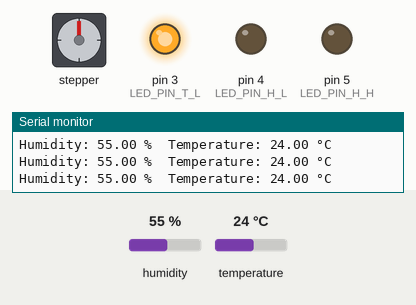
The sketch below on a simulated Arduino Uno, built with avr-gcc and run on an emulated ATmega328P. On the bench: stepper motor, output pins drawn as LEDs (lit = HIGH), the last lines printed to the serial monitor. The test bench sets the inputs (shaded band); at power-on: humidity 55 %, temperature 24 °C. Stepper angles assume 2048 steps per turn.

Above: at 4.8 s.
4.9 s: humidity set to 79 %
8.9 s: humidity set to 82 %
At 11.5 s:
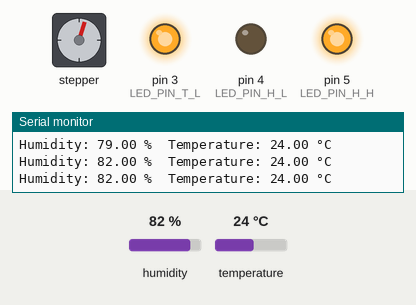
At 12.12 s:
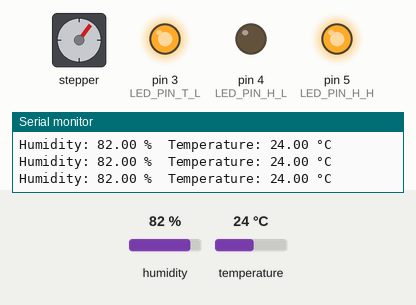
12.9 s: temperature set to 28 °C
19.3 s: temperature set to 31 °C
At 27.02 s:
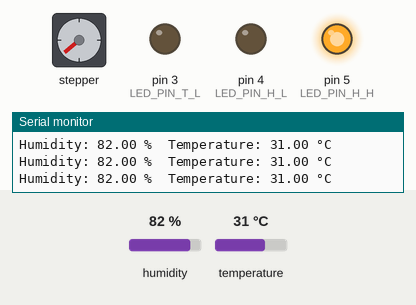
27.2 s: humidity set to 22 %
At 28.22 s:
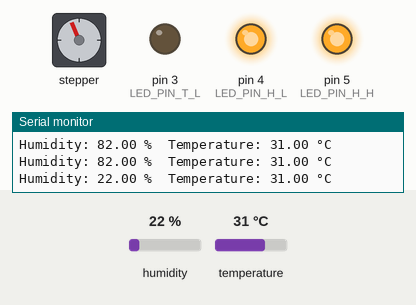
31.2 s: humidity set to 88 %
Timing chart, 0 to 38.1 s (numbered marks = the images above; inputs shaded):
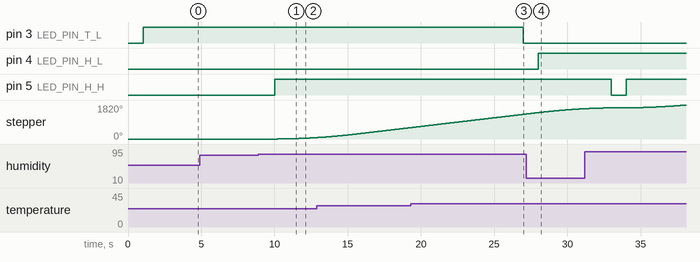

Measured:
- the behaviour switches between 80 and 81 % on humidity (found by bisection; images 0 and 1)
- the behaviour switches between 29 and 30 °C on temperature (found by bisection; images 2 and 3)
- after the input at 8.9 s, pin 5 (LED_PIN_H_H): LOW → HIGH after 1.1 s; stepper: keeps turning clockwise at about 29°/s, starting after 1.3 s
- after the input at 19.3 s, pin 3 (LED_PIN_T_L): HIGH → LOW after 7.7 s
- after the input at 27.2 s, pin 4 (LED_PIN_H_L): LOW → HIGH after 0.82 s

The sketch:

main.ino
```cpp
#include <DHT.h>
#include <AccelStepper.h>

#define DHTPIN 2
#define DHTTYPE DHT11

#define FULLSTEP 4
#define motorPin1  8
#define motorPin2  9
#define motorPin3  10
#define motorPin4  11

#define LED_PIN_H_H 5
#define LED_PIN_H_L 4
#define LED_PIN_T_L 3

DHT dht(DHTPIN, DHTTYPE);
AccelStepper stepper(FULLSTEP, motorPin1, motorPin3, motorPin2, motorPin4);

unsigned long previousMillis = 0;
const long interval = 1000;
const long ledTimeout = 5000;
unsigned long belowThresholdTime[3] = {0,0,0};


void setup() {
  Serial.begin(9600);
  dht.begin();

  stepper.setMaxSpeed(1000.0);
  stepper.setAcceleration(100.0);
  stepper.setSpeed(1000);
  stepper.setCurrentPosition(0);
  pinMode(LED_PIN_H_H, OUTPUT);
  pinMode(LED_PIN_H_L, OUTPUT);
  pinMode(LED_PIN_T_L, OUTPUT);
}

void loop() {
  unsigned long currentMillis = millis();
  float humidity;
  float temperature;

  if (currentMillis - previousMillis >= interval) {
    previousMillis = currentMillis;

    humidity = dht.readHumidity();
    temperature = dht.readTemperature();

    Serial.print("Humidity: ");
    Serial.print(humidity);
    Serial.print(" %\t");

    Serial.print("Temperature: ");
    Serial.print(temperature);
    Serial.println(" °C");

    if (humidity > 80) {
      digitalWrite(LED_PIN_H_H, HIGH);
      belowThresholdTime[0] = 0;
    } else {
      if (belowThresholdTime[0] >= ledTimeout) digitalWrite(LED_PIN_H_H, LOW);
      else belowThresholdTime[0] += interval;
    }
    if (humidity < 50) {
      digitalWrite(LED_PIN_H_L, HIGH);
      belowThresholdTime[1] = 0;
    } else {
      if (belowThresholdTime[1] >= ledTimeout) digitalWrite(LED_PIN_H_L, LOW);
      else belowThresholdTime[1] += interval;
    }
    if (temperature < 30) {
      digitalWrite(LED_PIN_T_L, HIGH);
      belowThresholdTime[2] = 0;
    } else {
      if (belowThresholdTime[2] >= ledTimeout) digitalWrite(LED_PIN_T_L, LOW);
      else belowThresholdTime[2] += interval;
    }
  }

    if (humidity > 80 || temperature > 50) {
      stepper.moveTo(stepper.currentPosition() + 2000);
    }
    else{
      if (stepper.distanceToGo() == 0) stepper.stop();
    }
    if (stepper.distanceToGo() > 0) stepper.run();
}
```
